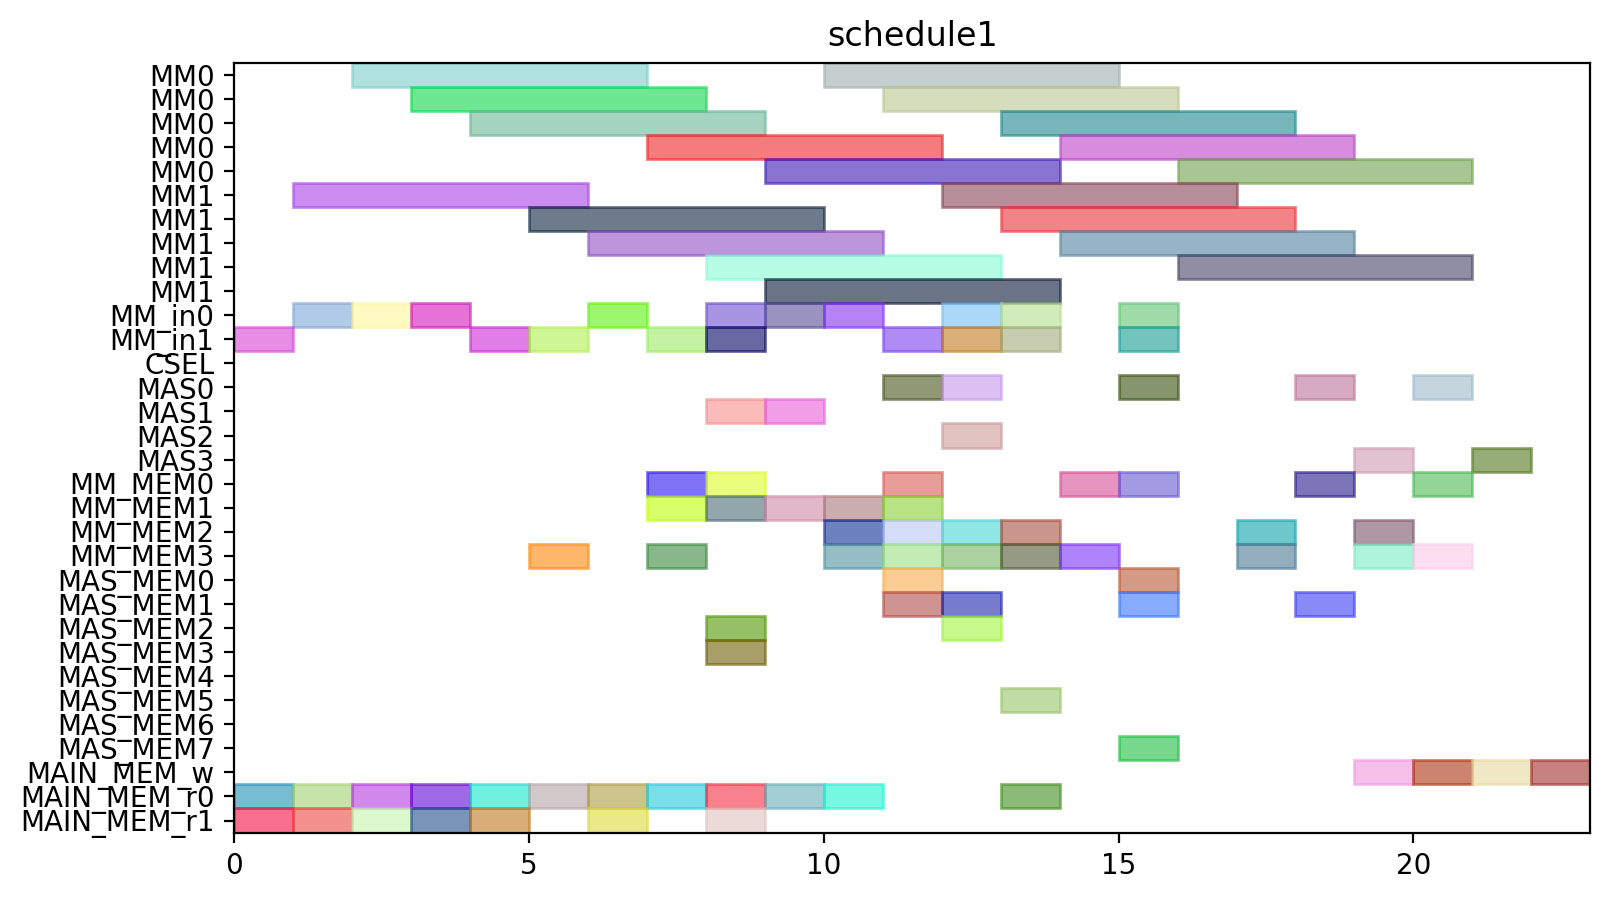

Write Python code to recreate this figure.
from pyschedule import Scenario, solvers, plotters, alt


def solve():
	horizon = 143
	S = Scenario("schedule1", horizon=horizon)

	# resource
	MM = S.Resources('MM', num=2, size=5)
	MM_in = S.Resources('MM_in', num=2)
	CSEL = S.Resource('CSEL')
	MAS = S.Resources('MAS', num=4, size=1, periods=range(1, horizon))
	MM_MEM = S.Resources('MM_MEM', num=4)
	MAS_MEM = S.Resources('MAS_MEM', num=8)
	MAIN_MEM_w = S.Resource('MAIN_MEM_w', size=1)
	MAIN_MEM_r = S.Resources('MAIN_MEM_r', num=2)

	# result of previous scheduling
	T2_in = S.Task('T2_in', length=1, delay_cost=1)
	S += T2_in >= 1
	T2_in += MM_in[0]

	T2_mem0 = S.Task('T2_mem0', length=1, delay_cost=1)
	S += T2_mem0 >= 1
	T2_mem0 += MAIN_MEM_r[0]

	T2_mem1 = S.Task('T2_mem1', length=1, delay_cost=1)
	S += T2_mem1 >= 1
	T2_mem1 += MAIN_MEM_r[1]

	T2 = S.Task('T2', length=5, delay_cost=1)
	S += T2 >= 2
	T2 += MM[0]

	T4_in = S.Task('T4_in', length=1, delay_cost=1)
	S += T4_in >= 2
	T4_in += MM_in[0]

	T4_mem0 = S.Task('T4_mem0', length=1, delay_cost=1)
	S += T4_mem0 >= 2
	T4_mem0 += MAIN_MEM_r[0]

	T4_mem1 = S.Task('T4_mem1', length=1, delay_cost=1)
	S += T4_mem1 >= 2
	T4_mem1 += MAIN_MEM_r[1]

	T3_in = S.Task('T3_in', length=1, delay_cost=1)
	S += T3_in >= 3
	T3_in += MM_in[0]

	T3_mem0 = S.Task('T3_mem0', length=1, delay_cost=1)
	S += T3_mem0 >= 3
	T3_mem0 += MAIN_MEM_r[0]

	T3_mem1 = S.Task('T3_mem1', length=1, delay_cost=1)
	S += T3_mem1 >= 3
	T3_mem1 += MAIN_MEM_r[1]

	T4 = S.Task('T4', length=5, delay_cost=1)
	S += T4 >= 3
	T4 += MM[0]

	T3 = S.Task('T3', length=5, delay_cost=1)
	S += T3 >= 4
	T3 += MM[0]

	T5_in = S.Task('T5_in', length=1, delay_cost=1)
	S += T5_in >= 4
	T5_in += MM_in[1]

	T5_mem0 = S.Task('T5_mem0', length=1, delay_cost=1)
	S += T5_mem0 >= 4
	T5_mem0 += MAIN_MEM_r[0]

	T5_mem1 = S.Task('T5_mem1', length=1, delay_cost=1)
	S += T5_mem1 >= 4
	T5_mem1 += MAIN_MEM_r[1]

	T5 = S.Task('T5', length=5, delay_cost=1)
	S += T5 >= 5
	T5 += MM[1]

	T9_in = S.Task('T9_in', length=1, delay_cost=1)
	S += T9_in >= 5
	T9_in += MM_in[1]

	T9_mem0 = S.Task('T9_mem0', length=1, delay_cost=1)
	S += T9_mem0 >= 5
	T9_mem0 += MAIN_MEM_r[0]

	T9_mem1 = S.Task('T9_mem1', length=1, delay_cost=1)
	S += T9_mem1 >= 5
	T9_mem1 += MM_MEM[3]

	T7_in = S.Task('T7_in', length=1, delay_cost=1)
	S += T7_in >= 6
	T7_in += MM_in[0]

	T7_mem0 = S.Task('T7_mem0', length=1, delay_cost=1)
	S += T7_mem0 >= 6
	T7_mem0 += MAIN_MEM_r[0]

	T7_mem1 = S.Task('T7_mem1', length=1, delay_cost=1)
	S += T7_mem1 >= 6
	T7_mem1 += MAIN_MEM_r[1]

	T9 = S.Task('T9', length=5, delay_cost=1)
	S += T9 >= 6
	T9 += MM[1]

	T7 = S.Task('T7', length=5, delay_cost=1)
	S += T7 >= 7
	T7 += MM[0]

	T8_in = S.Task('T8_in', length=1, delay_cost=1)
	S += T8_in >= 7
	T8_in += MM_in[1]

	T8_mem0 = S.Task('T8_mem0', length=1, delay_cost=1)
	S += T8_mem0 >= 7
	T8_mem0 += MAIN_MEM_r[0]

	T8_mem1 = S.Task('T8_mem1', length=1, delay_cost=1)
	S += T8_mem1 >= 7
	T8_mem1 += MM_MEM[3]

	T6_in = S.Task('T6_in', length=1, delay_cost=1)
	S += T6_in >= 8
	T6_in += MM_in[0]

	T6_mem0 = S.Task('T6_mem0', length=1, delay_cost=1)
	S += T6_mem0 >= 8
	T6_mem0 += MAIN_MEM_r[0]

	T6_mem1 = S.Task('T6_mem1', length=1, delay_cost=1)
	S += T6_mem1 >= 8
	T6_mem1 += MAIN_MEM_r[1]

	T8 = S.Task('T8', length=5, delay_cost=1)
	S += T8 >= 8
	T8 += MM[1]

	T6 = S.Task('T6', length=5, delay_cost=1)
	S += T6 >= 9
	T6 += MM[0]

	T23_in = S.Task('T23_in', length=1, delay_cost=1)
	S += T23_in >= 11
	T23_in += MM_in[1]

	T23_mem0 = S.Task('T23_mem0', length=1, delay_cost=1)
	S += T23_mem0 >= 11
	T23_mem0 += MAS_MEM[0]

	T23_mem1 = S.Task('T23_mem1', length=1, delay_cost=1)
	S += T23_mem1 >= 11
	T23_mem1 += MAS_MEM[1]

	T20_in = S.Task('T20_in', length=1, delay_cost=1)
	S += T20_in >= 12
	T20_in += MM_in[1]

	T20_mem0 = S.Task('T20_mem0', length=1, delay_cost=1)
	S += T20_mem0 >= 12
	T20_mem0 += MAS_MEM[2]

	T20_mem1 = S.Task('T20_mem1', length=1, delay_cost=1)
	S += T20_mem1 >= 12
	T20_mem1 += MAS_MEM[1]

	T23 = S.Task('T23', length=5, delay_cost=1)
	S += T23 >= 12
	T23 += MM[1]

	T20 = S.Task('T20', length=5, delay_cost=1)
	S += T20 >= 13
	T20 += MM[1]

	Z2_new_in = S.Task('Z2_new_in', length=1, delay_cost=1)
	S += Z2_new_in >= 13
	Z2_new_in += MM_in[0]

	Z2_new_mem0 = S.Task('Z2_new_mem0', length=1, delay_cost=1)
	S += Z2_new_mem0 >= 13
	Z2_new_mem0 += MAIN_MEM_r[0]

	Z2_new_mem1 = S.Task('Z2_new_mem1', length=1, delay_cost=1)
	S += Z2_new_mem1 >= 13
	Z2_new_mem1 += MM_MEM[3]

	T21_mem0 = S.Task('T21_mem0', length=1, delay_cost=1)
	S += T21_mem0 >= 14
	T21_mem0 += MM_MEM[0]

	T21_mem1 = S.Task('T21_mem1', length=1, delay_cost=1)
	S += T21_mem1 >= 14
	T21_mem1 += MM_MEM[3]

	Z2_new = S.Task('Z2_new', length=5, delay_cost=1)
	S += Z2_new >= 14
	Z2_new += MM[0]

	T21 = S.Task('T21', length=1, delay_cost=1)
	S += T21 >= 15
	T21 += MAS[0]

	T22_in = S.Task('T22_in', length=1, delay_cost=1)
	S += T22_in >= 15
	T22_in += MM_in[0]

	T22_mem0 = S.Task('T22_mem0', length=1, delay_cost=1)
	S += T22_mem0 >= 15
	T22_mem0 += MAS_MEM[0]

	T22_mem1 = S.Task('T22_mem1', length=1, delay_cost=1)
	S += T22_mem1 >= 15
	T22_mem1 += MAS_MEM[1]

	T24_in = S.Task('T24_in', length=1, delay_cost=1)
	S += T24_in >= 15
	T24_in += MM_in[1]

	T24_mem0 = S.Task('T24_mem0', length=1, delay_cost=1)
	S += T24_mem0 >= 15
	T24_mem0 += MM_MEM[0]

	T24_mem1 = S.Task('T24_mem1', length=1, delay_cost=1)
	S += T24_mem1 >= 15
	T24_mem1 += MAS_MEM[7]

	T22 = S.Task('T22', length=5, delay_cost=1)
	S += T22 >= 16
	T22 += MM[0]

	T24 = S.Task('T24', length=5, delay_cost=1)
	S += T24 >= 16
	T24 += MM[1]

	T25_mem0 = S.Task('T25_mem0', length=1, delay_cost=1)
	S += T25_mem0 >= 17
	T25_mem0 += MM_MEM[2]

	T25_mem1 = S.Task('T25_mem1', length=1, delay_cost=1)
	S += T25_mem1 >= 17
	T25_mem1 += MM_MEM[3]

	T25 = S.Task('T25', length=1, delay_cost=1)
	S += T25 >= 18
	T25 += MAS[0]

	Z1_new_mem0 = S.Task('Z1_new_mem0', length=1, delay_cost=1)
	S += Z1_new_mem0 >= 18
	Z1_new_mem0 += MM_MEM[0]

	Z1_new_mem1 = S.Task('Z1_new_mem1', length=1, delay_cost=1)
	S += Z1_new_mem1 >= 18
	Z1_new_mem1 += MAS_MEM[1]

	X1_new_mem0 = S.Task('X1_new_mem0', length=1, delay_cost=1)
	S += X1_new_mem0 >= 19
	X1_new_mem0 += MM_MEM[2]

	X1_new_mem1 = S.Task('X1_new_mem1', length=1, delay_cost=1)
	S += X1_new_mem1 >= 19
	X1_new_mem1 += MM_MEM[3]

	Z1_new = S.Task('Z1_new', length=1, delay_cost=1)
	S += Z1_new >= 19
	Z1_new += MAS[3]

	Z2_new_w = S.Task('Z2_new_w', length=1, delay_cost=1)
	S += Z2_new_w >= 19
	Z2_new_w += MAIN_MEM_w

	X1_new = S.Task('X1_new', length=1, delay_cost=1)
	S += X1_new >= 20
	X1_new += MAS[0]

	X2_new_mem0 = S.Task('X2_new_mem0', length=1, delay_cost=1)
	S += X2_new_mem0 >= 20
	X2_new_mem0 += MM_MEM[0]

	X2_new_mem1 = S.Task('X2_new_mem1', length=1, delay_cost=1)
	S += X2_new_mem1 >= 20
	X2_new_mem1 += MM_MEM[3]

	Z1_new_w = S.Task('Z1_new_w', length=1, delay_cost=1)
	S += Z1_new_w >= 20
	Z1_new_w += MAIN_MEM_w

	X1_new_w = S.Task('X1_new_w', length=1, delay_cost=1)
	S += X1_new_w >= 21
	X1_new_w += MAIN_MEM_w

	X2_new = S.Task('X2_new', length=1, delay_cost=1)
	S += X2_new >= 21
	X2_new += MAS[3]

	X2_new_w = S.Task('X2_new_w', length=1, delay_cost=1)
	S += X2_new_w >= 22
	X2_new_w += MAIN_MEM_w


	# new tasks
	T1 = S.Task('T1', length=5, delay_cost=1)
	T1 += alt(MM)
	T1_in = S.Task('T1_in', length=1, delay_cost=1)
	T1_in += alt(MM_in)
	S += T1_in*MM_in[0]<=T1*MM[0]
	S += T1_in*MM_in[1]<=T1*MM[1]
	S += T1<6

	T1_mem0 = S.Task('T1_mem0', length=1, delay_cost=1)
	T1_mem0 += MAIN_MEM_r[0]
	S += T1_mem0 <= T1

	T1_mem1 = S.Task('T1_mem1', length=1, delay_cost=1)
	T1_mem1 += MAIN_MEM_r[1]
	S += T1_mem1 <= T1

	T10 = S.Task('T10', length=5, delay_cost=1)
	T10 += alt(MM)
	T10_in = S.Task('T10_in', length=1, delay_cost=1)
	T10_in += alt(MM_in)
	S += T10_in*MM_in[0]<=T10*MM[0]
	S += T10_in*MM_in[1]<=T10*MM[1]
	S += T10<15

	T10_mem0 = S.Task('T10_mem0', length=1, delay_cost=1)
	T10_mem0 += MAIN_MEM_r[0]
	S += T10_mem0 <= T10

	T10_mem1 = S.Task('T10_mem1', length=1, delay_cost=1)
	T10_mem1 += MM_MEM[1]
	S += 8 < T10_mem1
	S += T10_mem1 <= T10

	T11 = S.Task('T11', length=5, delay_cost=1)
	T11 += alt(MM)
	T11_in = S.Task('T11_in', length=1, delay_cost=1)
	T11_in += alt(MM_in)
	S += T11_in*MM_in[0]<=T11*MM[0]
	S += T11_in*MM_in[1]<=T11*MM[1]
	S += T11<16

	T11_mem0 = S.Task('T11_mem0', length=1, delay_cost=1)
	T11_mem0 += MAIN_MEM_r[0]
	S += T11_mem0 <= T11

	T11_mem1 = S.Task('T11_mem1', length=1, delay_cost=1)
	T11_mem1 += MM_MEM[1]
	S += 8 < T11_mem1
	S += T11_mem1 <= T11

	T12 = S.Task('T12', length=1, delay_cost=1)
	T12 += alt(MAS)
	S += T12<16

	T12_mem0 = S.Task('T12_mem0', length=1, delay_cost=1)
	T12_mem0 += MM_MEM[0]
	S += 7 < T12_mem0
	S += T12_mem0 <= T12

	T12_mem1 = S.Task('T12_mem1', length=1, delay_cost=1)
	T12_mem1 += MM_MEM[1]
	S += 6 < T12_mem1
	S += T12_mem1 <= T12

	T13 = S.Task('T13', length=1, delay_cost=1)
	T13 += alt(MAS)
	S += T13<9

	T13_mem0 = S.Task('T13_mem0', length=1, delay_cost=1)
	T13_mem0 += MM_MEM[0]
	S += 7 < T13_mem0
	S += T13_mem0 <= T13

	T13_mem1 = S.Task('T13_mem1', length=1, delay_cost=1)
	T13_mem1 += MM_MEM[1]
	S += 6 < T13_mem1
	S += T13_mem1 <= T13

	T15 = S.Task('T15', length=1, delay_cost=1)
	T15 += alt(MAS)
	S += T15<13

	T15_mem0 = S.Task('T15_mem0', length=1, delay_cost=1)
	T15_mem0 += MM_MEM[0]
	S += 11 < T15_mem0
	S += T15_mem0 <= T15

	T15_mem1 = S.Task('T15_mem1', length=1, delay_cost=1)
	T15_mem1 += MM_MEM[1]
	S += 11 < T15_mem1
	S += T15_mem1 <= T15

	T14 = S.Task('T14', length=5, delay_cost=1)
	T14 += alt(MM)
	T14_in = S.Task('T14_in', length=1, delay_cost=1)
	T14_in += alt(MM_in)
	S += T14_in*MM_in[0]<=T14*MM[0]
	S += T14_in*MM_in[1]<=T14*MM[1]
	S += T14<14

	T14_mem0 = S.Task('T14_mem0', length=1, delay_cost=1)
	T14_mem0 += alt(MAS_MEM)
	S += (T13*MAS[0])-1 < T14_mem0*MAS_MEM[0]
	S += (T13*MAS[1])-1 < T14_mem0*MAS_MEM[2]
	S += (T13*MAS[2])-1 < T14_mem0*MAS_MEM[4]
	S += (T13*MAS[3])-1 < T14_mem0*MAS_MEM[6]
	S += T14_mem0 <= T14

	T14_mem1 = S.Task('T14_mem1', length=1, delay_cost=1)
	T14_mem1 += alt(MAS_MEM)
	S += (T13*MAS[0])-1 < T14_mem1*MAS_MEM[1]
	S += (T13*MAS[1])-1 < T14_mem1*MAS_MEM[3]
	S += (T13*MAS[2])-1 < T14_mem1*MAS_MEM[5]
	S += (T13*MAS[3])-1 < T14_mem1*MAS_MEM[7]
	S += T14_mem1 <= T14

	T16 = S.Task('T16', length=5, delay_cost=1)
	T16 += alt(MM)
	T16_in = S.Task('T16_in', length=1, delay_cost=1)
	T16_in += alt(MM_in)
	S += T16_in*MM_in[0]<=T16*MM[0]
	S += T16_in*MM_in[1]<=T16*MM[1]
	S += T16<19

	T16_mem0 = S.Task('T16_mem0', length=1, delay_cost=1)
	T16_mem0 += alt(MM_MEM)
	S += (T1*MM[0])-1 < T16_mem0*MM_MEM[0]
	S += (T1*MM[1])-1 < T16_mem0*MM_MEM[2]
	S += T16_mem0 <= T16

	T16_mem1 = S.Task('T16_mem1', length=1, delay_cost=1)
	T16_mem1 += MM_MEM[3]
	S += 12 < T16_mem1
	S += T16_mem1 <= T16

	T17 = S.Task('T17', length=5, delay_cost=1)
	T17 += alt(MM)
	T17_in = S.Task('T17_in', length=1, delay_cost=1)
	T17_in += alt(MM_in)
	S += T17_in*MM_in[0]<=T17*MM[0]
	S += T17_in*MM_in[1]<=T17*MM[1]
	S += T17<20

	T17_mem0 = S.Task('T17_mem0', length=1, delay_cost=1)
	T17_mem0 += MM_MEM[2]
	S += 12 < T17_mem0
	S += T17_mem0 <= T17

	T17_mem1 = S.Task('T17_mem1', length=1, delay_cost=1)
	T17_mem1 += alt(MAS_MEM)
	S += (T15*MAS[0])-1 < T17_mem1*MAS_MEM[1]
	S += (T15*MAS[1])-1 < T17_mem1*MAS_MEM[3]
	S += (T15*MAS[2])-1 < T17_mem1*MAS_MEM[5]
	S += (T15*MAS[3])-1 < T17_mem1*MAS_MEM[7]
	S += T17_mem1 <= T17

	T18 = S.Task('T18', length=1, delay_cost=1)
	T18 += alt(MAS)
	S += T18<13

	T18_mem0 = S.Task('T18_mem0', length=1, delay_cost=1)
	T18_mem0 += MM_MEM[2]
	S += 9 < T18_mem0
	S += T18_mem0 <= T18

	T18_mem1 = S.Task('T18_mem1', length=1, delay_cost=1)
	T18_mem1 += MM_MEM[3]
	S += 10 < T18_mem1
	S += T18_mem1 <= T18

	T19 = S.Task('T19', length=1, delay_cost=1)
	T19 += alt(MAS)
	S += T19<12

	T19_mem0 = S.Task('T19_mem0', length=1, delay_cost=1)
	T19_mem0 += MM_MEM[2]
	S += 9 < T19_mem0
	S += T19_mem0 <= T19

	T19_mem1 = S.Task('T19_mem1', length=1, delay_cost=1)
	T19_mem1 += MM_MEM[3]
	S += 10 < T19_mem1
	S += T19_mem1 <= T19

	solvers.mip.solve(S,msg=1,kind='CPLEX',ratio_gap=1.01)

	solution = [['hoge']*len(S.solution()[1]) for i in range(len(S.solution()))]
	for i in range(len(S.solution())):
		for j in range(len(S.solution()[i])):
			solution[i][j]=str(S.solution()[i][j])
	print(solution)

	cycles = int(solution[-1][3])

	pic_file_name = "/home/mfukuda/ABE/multiRAM_multiMAS_16mux/scheduling_result/stage5MM2_stage1MAS4/EP_LADDERMUL/schedule1.png"
	if(S.solution() != []):
		plotters.matplotlib.plot(S,img_filename=pic_file_name, show_task_labels=False, fig_size=(cycles*0.25+3, 5))

	return solution
